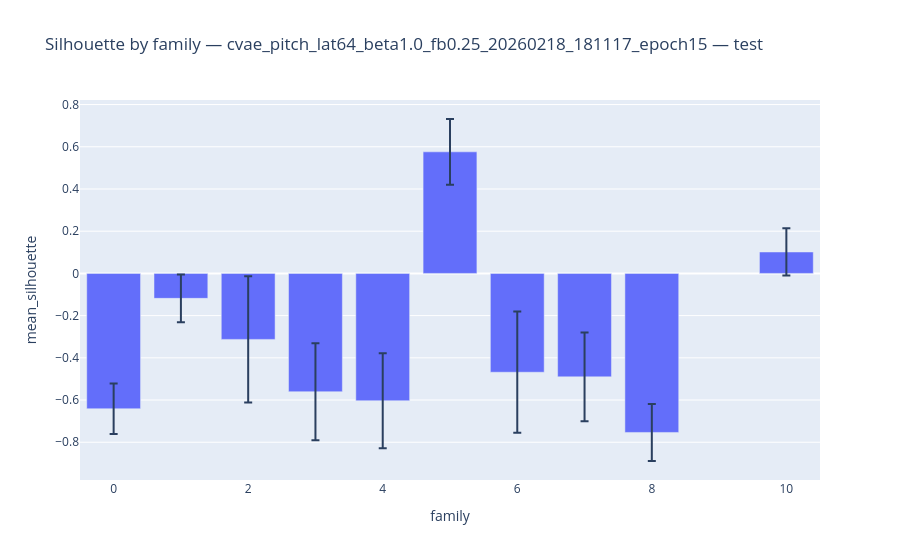

The cell this chart's notebook holds for it:
### Code cell
# 7) Silhouette: global per family
sil_global_df = silhouette_by_family(mu_all, family_all)
csv_path = PLOTS_RUN_DIR / f'silhouette_global_{model_name}_{SPLIT}.csv'
sil_global_df.to_csv(csv_path)
print('Silhouette by family:\n', sil_global_df)
print('Saved silhouette table:', csv_path)

# quick bar plot
fig = px.bar(sil_global_df.reset_index(), x='family', y='mean_silhouette', error_y='std_silhouette', title=f'Silhouette by family — {model_name} — {SPLIT}')

img_path = PLOTS_RUN_DIR / f'silhouette_global_{model_name}_{SPLIT}.png'
html_fallback = PLOTS_RUN_DIR / f'silhouette_global_{model_name}_{SPLIT}.html'
try:
    fig.write_image(str(img_path))
    print('Saved silhouette plot (png):', img_path)
except Exception:
    print(f"Warning: Failed to save silhouette plot as image. Attempting to save interactive HTML instead at {html_fallback}")
    try:
        fig.write_html(str(html_fallback))
        print('Saved silhouette plot (html):', html_fallback)
    except Exception:
        print('Could not save silhouette plot (image or html export failed).')

fig.show()

### Figure 1 — Plotly figure (JSON) as saved in the notebook; plotly's stock layout.template omitted (floating-point values rounded to 4 significant figures)
{"data": [{"error_y": {"array": [0.1556, 0.1119, 0.1129, 0.2991, 0.2873, 0.2098, 0.2295, 0.2245, 0.1198, 0.1353]}, "hovertemplate": "family=%{x}<br>mean_silhouette=%{y}<extra></extra>", "legendgroup": "", "marker": {"color": "#636efa", "pattern": {"shape": ""}}, "name": "", "orientation": "v", "showlegend": false, "textposition": "auto", "type": "bar", "x": [5, 10, 1, 2, 6, 7, 3, 4, 0, 8], "xaxis": "x", "y": [0.5759, 0.1014, -0.1182, -0.3127, -0.4683, -0.4902, -0.5604, -0.6034, -0.6413, -0.7535], "yaxis": "y"}], "layout": {"barmode": "relative", "legend": {"tracegroupgap": 0}, "title": {"text": "Silhouette by family — cvae_pitch_lat64_beta1.0_fb0.25_20260218_181117_epoch15 — test"}, "xaxis": {"anchor": "y", "domain": [0, 1], "title": {"text": "family"}}, "yaxis": {"anchor": "x", "domain": [0, 1], "title": {"text": "mean_silhouette"}}}}
